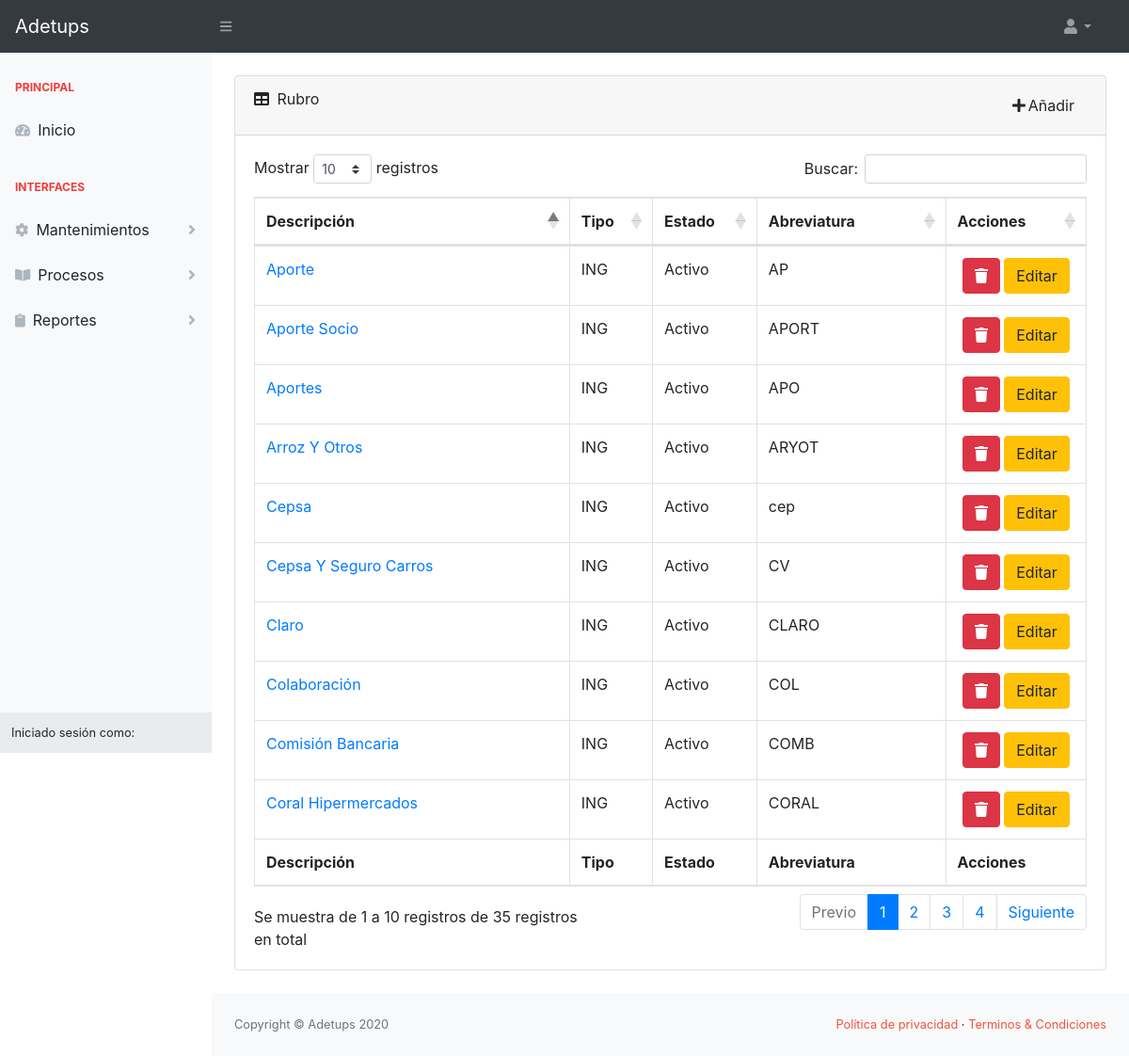
The app's page /asistente/rubrolist/ with its own data.
### sistema/models.py (models this page shows, shortened)
class Rubro(models.Model):
    descripcion = models.CharField(max_length=50, null=True, blank=True)
    tipo = models.CharField(max_length=10, null=True, blank=True)
    estado = models.BooleanField(default=True, null=True, blank=True)
    valor = models.DecimalField(max_digits=9, decimal_places=2, null=True, blank=True)
    abreviatura = models.CharField(max_length=10, null=True, blank=True, unique=True)

### asistente/views.py (the view)
# urls.py: path('rubrolist/', RubroListView.as_view(), name="rubrolist"),
class RubroListView(ListView):
    model = Rubro
    template_name = 'asistente/rubro_list.html'

### asistente/templates/asistente/rubro_list.html (shortened to what this page needs)
{% extends 'asistente/index.html' %}
{% block content %}
    <div class="card mb-4 mt-4">
        <div class="card-header">
            <div class="row">
                <div class="col-6">
                    <i class="fas fa-table mr-1"></i>
                    Rubro
                </div>
                <div class="col-6" align="right">
                    <a class="btn" href="{% url 'asistente:rubrocreate' %}"><i class="fa fa-plus fa-fw"
                                                                               aria-hidden="true"></i>Añadir</a>
                </div>
            </div>
        </div>
        <div class="card-body">
            <div class="table-responsive">
                <table class="table table-bordered" id="dataTable" width="100%" cellspacing="0">
                    <thead>
                    <tr>
                        <th>Descripción</th>
                        <th>Tipo</th>
                        <th>Estado</th>
                        <th>Abreviatura</th>
                        <th>Acciones</th>
                    </tr>
                    </thead>
                    <tfoot>
                    <tr>
                        <th>Descripción</th>
                        <th>Tipo</th>
                        <th>Estado</th>
                        <th>Abreviatura</th>
                        <th>Acciones</th>
                    </tr>
                    </tfoot>
                    <tbody>
                    {% for rubro in object_list %}
                        <tr>
                            <td>
                                <a href="{% url 'asistente:rubrodetail' rubro.id %}">{{ rubro.descripcion|title }}</a>
                            </td>
                            <td>{{ rubro.tipo }}</td>
                            <td>
                                {% if rubro.estado is True %} Activo
                                {% elif rubro.estado is False %}
                                    Inactivo
                                {% endif %}
                            </td>
                            <td>{{ rubro.abreviatura }}</td>
                            <td class="text-center">
                                <button type="button" class="btn btn-danger"
                                        aria-label="Delete" data-toggle="modal"
                                        data-target="#modal{{ rubro.id }}">
                                    <i class="fa fa-trash" aria-hidden="true"></i>
                                </button>
                                <a class="btn btn-warning"
                                   href="{% url 'asistente:rubroupdate' rubro.id %}"
                                   aria-label="Edit">
                                    Editar
                                </a>
                            </td>
                        </tr>
                    {% endfor %}
                    </tbody>
                </table>
            </div>
        </div>
    </div>
{% endblock %}

### records on screen
Rubro: descripcion "Coral Hipermercados", tipo "ING", estado "Activo", abreviatura "CORAL"
Rubro: descripcion "Aporte Socio", tipo "ING", estado "Activo", abreviatura "APORT"
Rubro: descripcion "Arroz Y Otros", tipo "ING", estado "Activo", abreviatura "ARYOT"
Rubro: descripcion "Claro", tipo "ING", estado "Activo", abreviatura "CLARO"
Rubro: descripcion "Colaboración", tipo "ING", estado "Activo", abreviatura "COL"
Rubro: descripcion "Comisión Bancaria", tipo "ING", estado "Activo", abreviatura "COMB"
Rubro: descripcion "Cepsa", tipo "ING", estado "Activo", abreviatura "cep"
Rubro: descripcion "Aportes", tipo "ING", estado "Activo", abreviatura "APO"
Rubro: descripcion "Aporte", tipo "ING", estado "Activo", abreviatura "AP"
Rubro: descripcion "Cepsa Y Seguro Carros", tipo "ING", estado "Activo", abreviatura "CV"
